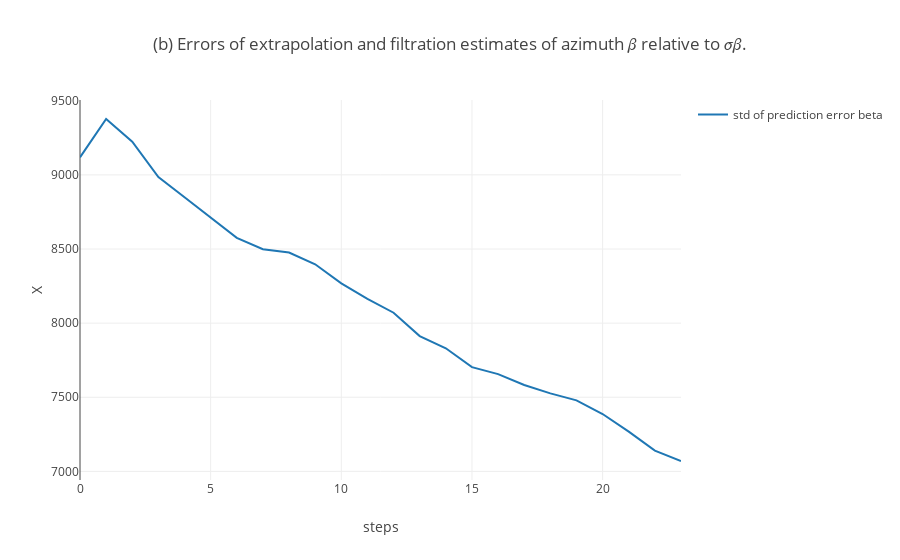

The code cell stored with this chart in its notebook:
### Markdown cell above
## Вот тут не уверен, что правильно сделал

### Code cell
data = [

    go.Scatter(
        y = (D_*np.sin(beta_))[2:],
        name='std of prediction error beta'
    ),
]

layout= go.Layout(
    title= '(b) Errors of extrapolation and filtration estimates of azimuth 𝛽 relative to 𝜎𝛽.',
    xaxis= dict(
        title= 'steps',
    ),
    yaxis=dict(
        title= 'X',
    ),
    showlegend= True
)
fig= go.Figure(data=data, layout=layout)
iplot(fig)

### Figure 1 — Plotly figure (JSON) as saved in the notebook; plotly's stock layout.template omitted (floating-point values rounded to 4 significant figures)
{"data": [{"name": "std of prediction error beta", "type": "scatter", "uid": "8fed24f4-d324-11e8-bbde-320015d81da0", "y": [9118.0, 9377.0, 9224.0, 8985.0, 8849.0, 8710.0, 8575.0, 8499.0, 8476.0, 8397.0, 8268.0, 8164.0, 8070.0, 7913.0, 7830.0, 7703.0, 7656.0, 7583.0, 7526.0, 7479.0, 7387.0, 7269.0, 7141.0, 7070.0]}], "layout": {"showlegend": true, "title": "(b) Errors of extrapolation and filtration estimates of azimuth 𝛽 relative to 𝜎𝛽.", "xaxis": {"title": "steps"}, "yaxis": {"title": "X"}}}
